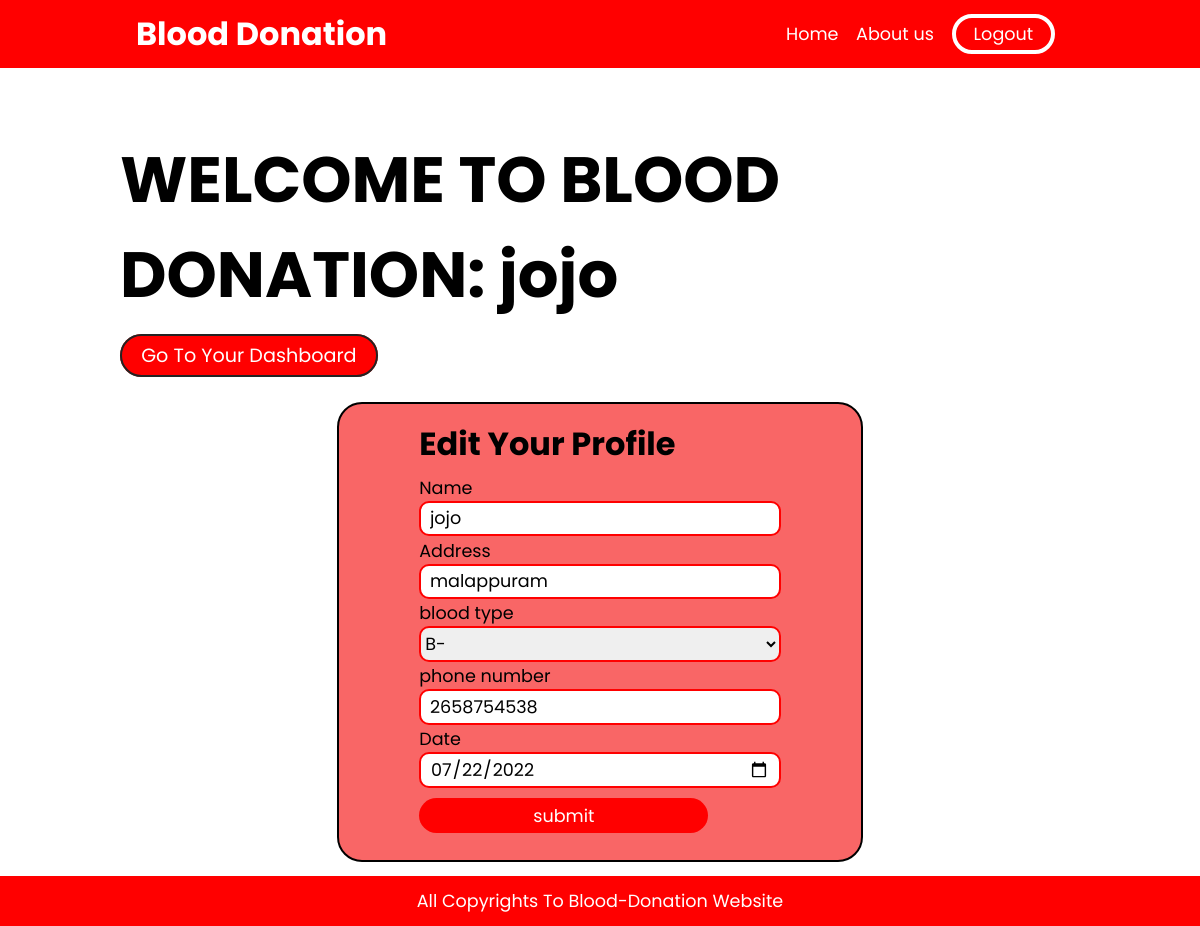
The app's page /edit.php?id=2 (signed in) with its own data.
### tables this page shows
CREATE TABLE `users` (
  `id` int(11) NOT NULL,
  `name` varchar(250) NOT NULL,
  `address` varchar(250) NOT NULL,
  `type` varchar(250) NOT NULL,
  `phone` varchar(250) NOT NULL,
  `password` varchar(250) NOT NULL,
  `date` varchar(300) NOT NULL
);

### edit.php (the view, shortened to what this page needs)
<?php
require("db.php");
$id = $_GET['id'];
$fetch = "SELECT* FROM `users` WHERE id='$id'";
$result = mysqli_query($db, $fetch);
$show = mysqli_fetch_assoc($result);
?>
<!DOCTYPE html>
<html lang="en">
<head>
    <link rel="stylesheet" href="edit.css">
</head>
<body>
    <nav>
        <div class="container">
            <h1> <a href="index.php"> blood donation</a></h1>
            <ul id="nav">
                <li><a href="index.php">Home</a></li>
                <li><a href="about.php">About us</a></li>
                <li><a href="logout.php" class="logout">Logout</a></li>
            </ul>
        </div>
    </nav>
    <div class="fpara">
        <h1>WELCOME TO BLOOD DONATION: <?php echo  $_SESSION['name']  ?></h1>
        <div class="btns">
            <a href="dashboard.php">Go to your dashboard</a>
        </div>
    </div>
    <div class="container2">
        <div class="box">
            <h1>edit your profile</h1>
            <form action="" method="POST">
                <label>Name</label>
                <input type="text" name="name" value="<?php echo $show['name'] ?? '' ?>">
                <label>Address</label>
                <input type="text" name="address" value="<?php echo $show['address'] ?? '' ?>">
                <label>blood type</label>
                <select name="blood" id="">
                    <option value="<?php echo $show['type'] ?? '' ?>"><?php echo $show['type'] ?? '' ?></option>
                </select>
                <label>phone number</label>
                <input type="text" name="phone" value="<?php echo $show['phone'] ?? '' ?>">
                <label>Date</label>
                <input type="date" name="date" value="<?php echo $show['date'] ?? '' ?>">
                <input type="submit" name="submit" value="submit">
            </form>
        </div>
    </div>
    <footer>
        <p>all copyrights to blood-donation website</p>
    </footer>
</body>
</html>

### edit.css (style rules this page uses)
* { margin: 0; padding: 0; box-sizing: border-box; font-family: 'Poppins', sans-serif; }
nav { display: flex; align-items: center; justify-content: center; color: white; background-color: red; }
.container { width: 80%; padding: 1em; height: 68px; display: flex; align-items: center; justify-content: space-between; }
.container h1 a { text-transform: capitalize; font-size: 2rem; text-decoration: none; color: white; }
#nav { display: flex; align-items: center; justify-content: space-between; list-style: none; }
ul li a { text-decoration: none; margin: .5em; color: white; font-size: 1.1rem; transition: ease-in; }
.logout { border: 4px solid white; border-radius: 20px; text-align: center; padding: 4px 18px; }
.fpara { width: 80%; margin: auto; margin-top: 4em; }
.fpara h1 { font-size: 4rem; margin-bottom: .3em; }
.btns a { border: 2px solid rgb(36, 35, 35); padding: .3em 1em; margin: 1em 0; border-radius: 25px; font-size: 1.2rem; background-color: red; color: white; text-decoration: none; text-transform: capitalize; }
.container2 { width: 80%; display: flex; align-items: center; justify-content: center; margin: 1em auto; }
.box { border: 2px solid black; padding: 1em 5em; border-radius: 25px; background-color: rgba(245, 0, 0, 0.6); margin-bottom: 3em; margin-top: 1em; }
.box h1 { text-transform: capitalize; font-size: 2rem; font-weight: bold; margin-bottom: .2em; }
form { display: flex; flex-direction: column; margin-bottom: .1em; font-size: 1.1rem; }
form input { width: 100%; margin-bottom:.1em; height: 2em; border-radius: 10px; border: 2px solid red; font-size: 1.1rem; padding: .5em ; }
select { width: 100%; margin-bottom:.1em; height: 2em; border-radius: 10px; border: 2px solid red; font-size: 1.1rem; }
input[type="submit"] { margin-top: .5em; margin-bottom:.5em ; padding: .1em 1em; background-color: red; border-radius: 25px; border: none; color: white; width: 80%; cursor: pointer; }
footer { display: flex; align-items: center; justify-content: center; height: 50px; width: 100%; color: white; background-color: red; position: fixed; bottom: 0; text-transform: capitalize; font-size: 1.1rem; }

### records on screen
users: name "jojo", address "malappuram", blood "B-", phone "2658754538", date "07/22/2022"

### other values on screen
$_SESSION['name'] "jojo"
